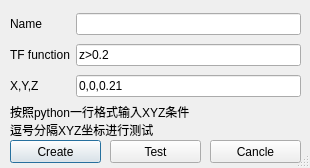
<?xml version="1.0" encoding="UTF-8"?>
<ui version="4.0">
 <class>Dialog</class>
 <widget class="QDialog" name="Dialog">
  <property name="geometry">
   <rect>
    <x>0</x>
    <y>0</y>
    <width>310</width>
    <height>168</height>
   </rect>
  </property>
  <property name="windowTitle">
   <string>Dialog</string>
  </property>
  <property name="sizeGripEnabled">
   <bool>true</bool>
  </property>
  <widget class="QPushButton" name="ok">
   <property name="geometry">
    <rect>
     <x>10</x>
     <y>140</y>
     <width>91</width>
     <height>23</height>
    </rect>
   </property>
   <property name="text">
    <string>Create</string>
   </property>
  </widget>
  <widget class="QWidget" name="gridLayoutWidget">
   <property name="geometry">
    <rect>
     <x>10</x>
     <y>10</y>
     <width>291</width>
     <height>92</height>
    </rect>
   </property>
   <layout class="QGridLayout" name="gridLayout">
    <item row="1" column="0">
     <widget class="QLabel" name="label">
      <property name="text">
       <string>TF function</string>
      </property>
     </widget>
    </item>
    <item row="0" column="0">
     <widget class="QLabel" name="label_4">
      <property name="text">
       <string>Name</string>
      </property>
     </widget>
    </item>
    <item row="2" column="1">
     <widget class="QLineEdit" name="xyz">
      <property name="text">
       <string>0,0,0.21</string>
      </property>
     </widget>
    </item>
    <item row="2" column="0">
     <widget class="QLabel" name="label_2">
      <property name="text">
       <string>X,Y,Z      </string>
      </property>
     </widget>
    </item>
    <item row="1" column="1">
     <widget class="QLineEdit" name="function">
      <property name="text">
       <string>z&gt;0.2</string>
      </property>
     </widget>
    </item>
    <item row="0" column="1">
     <widget class="QLineEdit" name="name"/>
    </item>
   </layout>
  </widget>
  <widget class="QLabel" name="label_3">
   <property name="geometry">
    <rect>
     <x>10</x>
     <y>100</y>
     <width>351</width>
     <height>41</height>
    </rect>
   </property>
   <property name="text">
    <string>按照python一行格式输入XYZ条件
逗号分隔XYZ坐标进行测试</string>
   </property>
  </widget>
  <widget class="QPushButton" name="test">
   <property name="geometry">
    <rect>
     <x>110</x>
     <y>140</y>
     <width>91</width>
     <height>23</height>
    </rect>
   </property>
   <property name="text">
    <string>Test</string>
   </property>
  </widget>
  <widget class="QPushButton" name="ok_2">
   <property name="geometry">
    <rect>
     <x>210</x>
     <y>140</y>
     <width>91</width>
     <height>23</height>
    </rect>
   </property>
   <property name="text">
    <string>Cancle</string>
   </property>
  </widget>
 </widget>
 <resources/>
 <connections>
  <connection>
   <sender>ok_2</sender>
   <signal>clicked()</signal>
   <receiver>Dialog</receiver>
   <slot>reject()</slot>
   <hints>
    <hint type="sourcelabel">
     <x>266</x>
     <y>154</y>
    </hint>
    <hint type="destinationlabel">
     <x>303</x>
     <y>146</y>
    </hint>
   </hints>
  </connection>
 </connections>
</ui>
